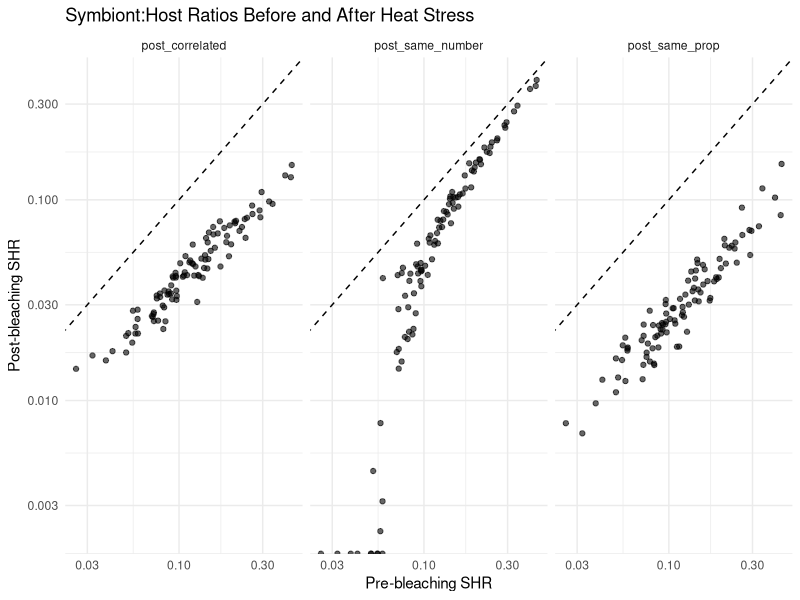
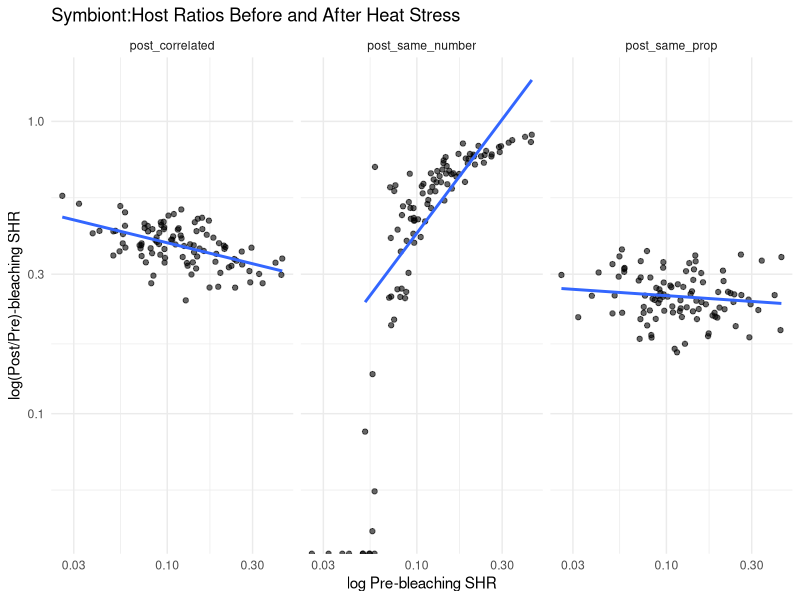
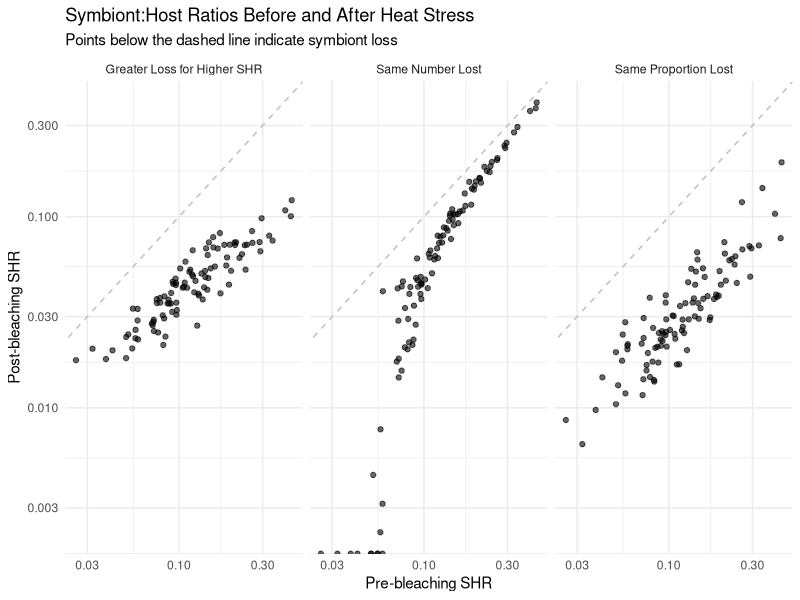
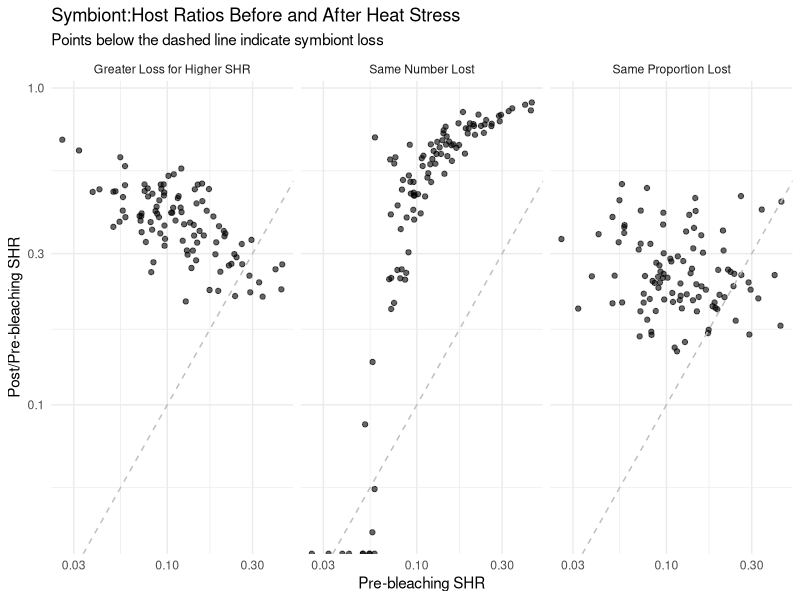
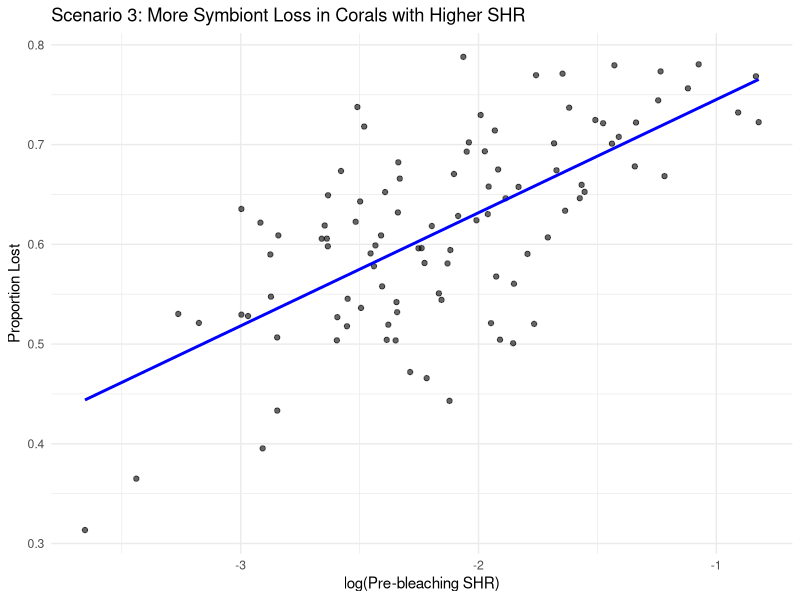

Reproduce these figures in R, in order.
## ---- chunk 1
knitr::opts_chunk$set(echo = TRUE)
## ---- chunk 2
library(tidyverse)

set.seed(123)

# Step 1: Simulate pre-bleaching SHR
n <- 100
mu_log <- -2.2
sd_log <- 0.63

df <- tibble(
  coral_id = 1:n,
  pre = rlnorm(n, meanlog = mu_log, sdlog = sd_log)
)

# Scenario 1: Same number loss (with noise)
loss_amount <- 0.05
noise1 <- rnorm(n, mean = 0, sd = 0.01)

df <- df %>%
  mutate(
    post_same_number = pmax(pre - loss_amount + noise1, 0)  # no negative values
  )

# Scenario 2: Same proportion loss (with noise)
prop_loss_mean <- 0.75
noise2 <- rnorm(n, mean = 0, sd = 0.05)

df <- df %>%
  mutate(
    post_same_prop = pre * (1 - prop_loss_mean + noise2),
    post_same_prop = pmax(post_same_prop, 0)
  )

# Scenario 3: Greater loss for higher initial SHR
# Loss proportion increases with log(pre)
b <- 0.15  # strength of effect
noise3 <- rnorm(n, mean = 0, sd = 0.05)

df <- df %>%
  mutate(
    log_pre = log(pre),
    scaled_log_pre = scale(log_pre)[,1],
    loss_prop_correlated = plogis(0.5 + b * scaled_log_pre) + noise3,
    loss_prop_correlated = pmin(pmax(loss_prop_correlated, 0), 1),
    post_correlated = pre * (1 - loss_prop_correlated),
    post_correlated = pmax(post_correlated, 0)
  )



# Visualize all 3 scenarios
df_long <- df %>%
  select(coral_id, pre, post_same_number, post_same_prop, post_correlated) %>%
  pivot_longer(cols = starts_with("post"), names_to = "scenario", values_to = "post")

ggplot(df_long, aes(x = pre, y = post)) +
  geom_point(alpha = 0.6) +
  scale_x_log10() +
  scale_y_log10() +
  geom_abline(slope = 1, intercept = 0, lty = 2) +
  facet_wrap(~scenario) +
  labs(
    x = "Pre-bleaching SHR",
    y = "Post-bleaching SHR",
    title = "Symbiont:Host Ratios Before and After Heat Stress"
  ) +
  theme_minimal()

ggplot(df_long, aes(x = pre, y = post/pre)) +
  geom_point(alpha = 0.6) +
  scale_x_log10() +
  scale_y_log10() +
  geom_smooth(method = "lm", se = FALSE) +
  facet_wrap(~scenario) +
  labs(
    x = "log Pre-bleaching SHR",
    y = "log(Post/Pre)-bleaching SHR",
    title = "Symbiont:Host Ratios Before and After Heat Stress"
  ) +
  theme_minimal()



# fixed?
# Scenario 1: Same number lost
loss_amount <- 0.05
noise1 <- rnorm(n, mean = 0, sd = 0.01)
df <- df %>%
  mutate(
    post_same_number = pmax(pre - loss_amount + noise1, 0)
  )

# Scenario 2: Same proportion lost (75%) with multiplicative log-scale noise
df <- df %>%
  mutate(
    log_post_same_prop = log(pre) + log(0.25) + rnorm(n, mean = 0, sd = 0.3),
    post_same_prop = exp(log_post_same_prop)
  )

# Scenario 3: Correlated proportional loss
b <- 0.3  # stronger correlation
df <- df %>%
  mutate(
    log_pre = log(pre),
    linear_loss = 0.5 + b * scale(log_pre)[,1] + rnorm(n, mean = 0, sd = 0.3),
    loss_prop_correlated = plogis(linear_loss),
    post_correlated = pre * (1 - loss_prop_correlated)
  )

## ---- chunk 3
# Load libraries
library(tidyverse)

set.seed(123)

# STEP 1: Simulate pre-bleaching symbiont:host ratios (SHR)
# Biological assumption: natural variation in SHR follows a lognormal distribution

n <- 100  # number of corals
mu_log <- -2.2  # meanlog for SHR
sd_log <- 0.63  # sdlog for SHR

df <- tibble(
  coral_id = 1:n,
  pre = rlnorm(n, meanlog = mu_log, sdlog = sd_log)  # SHR before stress
)

# SCENARIO 1: Constant number lost
# All corals lose the same absolute number of symbionts per host cell
loss_amount <- 0.05
noise1 <- rnorm(n, mean = 0, sd = 0.01)

df <- df %>%
  mutate(
    post_same_number = pmax(pre - loss_amount + noise1, 0)  # ensure non-negative SHR
  )

# SCENARIO 2: Constant proportion lost (75%) with multiplicative variation
# log(post) = log(pre) + log(0.25) + noise
prop_loss_mean <- 0.75
log_loss_mean <- log(1 - prop_loss_mean)  # ≈ log(0.25)
log_noise_sd <- 0.3

df <- df %>%
  mutate(
    log_post_same_prop = log(pre) + log_loss_mean + rnorm(n, mean = 0, sd = log_noise_sd),
    post_same_prop = exp(log_post_same_prop)
  )

# SCENARIO 3: Greater proportional loss for higher pre values
# Uses plogis to constrain proportion lost between 0 and 1
b <- 0.3  # strength of relationship
df <- df %>%
  mutate(
    log_pre = log(pre),
    scaled_log_pre = scale(log_pre)[,1],
    linear_loss = 0.5 + b * scaled_log_pre + rnorm(n, mean = 0, sd = 0.3),
    loss_prop_correlated = plogis(linear_loss),
    post_correlated = pre * (1 - loss_prop_correlated)
  )

# Prepare data for plotting
df_long <- df %>%
  select(coral_id, pre, post_same_number, post_same_prop, post_correlated) %>%
  pivot_longer(cols = starts_with("post"), names_to = "scenario", values_to = "post") %>%
  mutate(scenario = case_when(
    scenario == "post_same_number" ~ "Same Number Lost",
    scenario == "post_same_prop" ~ "Same Proportion Lost",
    scenario == "post_correlated" ~ "Greater Loss for Higher SHR"
  ))

# PLOT 1: Pre vs. Post (log-log)
ggplot(df_long, aes(x = pre, y = post)) +
  geom_point(alpha = 0.6) +
  scale_x_log10() +
  scale_y_log10() +
  facet_wrap(~scenario) +
  geom_abline(slope = 1, intercept = 0, linetype = "dashed", color = "gray") +
  labs(
    x = "Pre-bleaching SHR",
    y = "Post-bleaching SHR",
    title = "Symbiont:Host Ratios Before and After Heat Stress",
    subtitle = "Points below the dashed line indicate symbiont loss"
  ) +
  theme_minimal()

# PLOT 2: Pre vs. Post/Pre (log-log)
ggplot(df_long, aes(x = pre, y = post/pre)) +
  geom_point(alpha = 0.6) +
  scale_x_log10() +
  scale_y_log10() +
  facet_wrap(~scenario) +
  geom_abline(slope = 1, intercept = 0, linetype = "dashed", color = "gray") +
  labs(
    x = "Pre-bleaching SHR",
    y = "Post/Pre-bleaching SHR",
    title = "Symbiont:Host Ratios Before and After Heat Stress",
    subtitle = "Points below the dashed line indicate symbiont loss"
  ) +
  theme_minimal()

# PLOT 2: Loss proportion vs log(pre), scenario 3
ggplot(df, aes(x = log_pre, y = loss_prop_correlated)) +
  geom_point(alpha = 0.6) +
  geom_smooth(method = "lm", color = "blue", se = FALSE) +
  labs(
    x = "log(Pre-bleaching SHR)",
    y = "Proportion Lost",
    title = "Scenario 3: More Symbiont Loss in Corals with Higher SHR"
  ) +
  theme_minimal()

